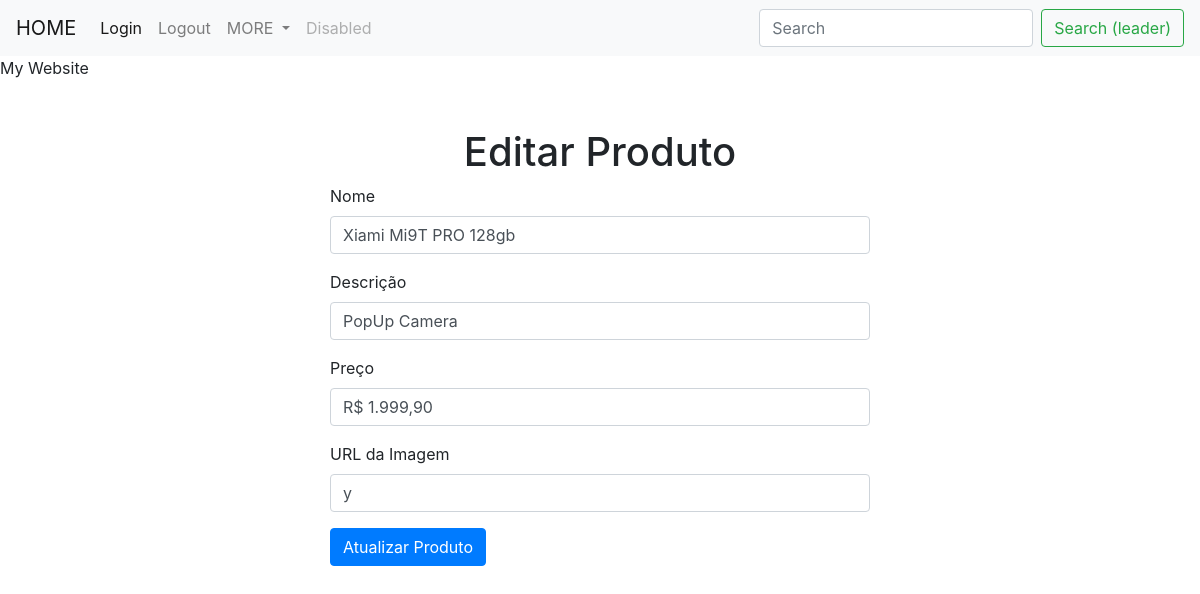
The page /edit/3 on the database its author committed.
### tutorial.py (models this page shows)
class Produto(db.Model):
    id = db.Column(db.Integer, primary_key=True)
    nome = db.Column(db.String(80), nullable=False)
    descricao = db.Column(db.String(200), nullable=False)
    preco = db.Column(db.String(20), nullable=False)
    imagem = db.Column(db.String(200), nullable=False)

### tutorial.py (the view)
@app.route('/edit/<int:produto_id>', methods=['GET', 'POST'])
def edit(produto_id):
    produto = Produto.query.get_or_404(produto_id)
    form = EditarProdutoForm()
    if form.validate_on_submit():
        produto.nome = form.nome.data
        produto.descricao = form.descricao.data
        produto.preco = form.preco.data
        produto.imagem = form.imagem.data
        db.session.commit()
        flash('Produto atualizado com sucesso!', 'success')
        return redirect(url_for('index'))
    elif request.method == 'GET':
        form.nome.data = produto.nome
        form.descricao.data = produto.descricao
        form.preco.data = produto.preco
        form.imagem.data = produto.imagem
    return render_template('edit.html', form=form, produto=produto)

### forms.py
class EditarProdutoForm(FlaskForm):
    nome = StringField('Nome', validators=[DataRequired()])
    descricao = StringField('Descrição', validators=[DataRequired()])
    preco = StringField('Preço', validators=[DataRequired()])
    imagem = StringField('URL da Imagem', validators=[DataRequired()])
    submit = SubmitField('Atualizar Produto')

### templates/edit.html (shortened to what this page needs)
{% extends "base.html" %}
{% block content %}
<head>
</head>
<body>
    <div class="container mt-5">
        <h1 class="text-center">Editar Produto</h1>
        <div class="row justify-content-center">
            <div class="col-md-6">
                <form method="POST" action="{{ url_for('view', produto_id=produto.id) }}">
                    <div class="form-group">
                        {{ form.nome.label(class="form-label") }}
                        {{ form.nome(class="form-control") }}
                    </div>
                    <div class="form-group">
                        {{ form.descricao.label(class="form-label") }}
                        {{ form.descricao(class="form-control") }}
                    </div>
                    <div class="form-group">
                        {{ form.preco.label(class="form-label") }}
                        {{ form.preco(class="form-control") }}
                    </div>
                    <div class="form-group">
                        {{ form.imagem.label(class="form-label") }}
                        {{ form.imagem(class="form-control") }}
                    </div>
                    <div class="form-group">
                        {{ form.submit(class="btn btn-primary") }}
                    </div>
                </form>
            </div>
        </div>
    </div>
</body>
{% endblock content %}

### rows shown on the page
Produto: nome "Xiami Mi9T PRO 128gb", descricao "PopUp Camera", preco "R$ 1.999,90", imagem "y"
